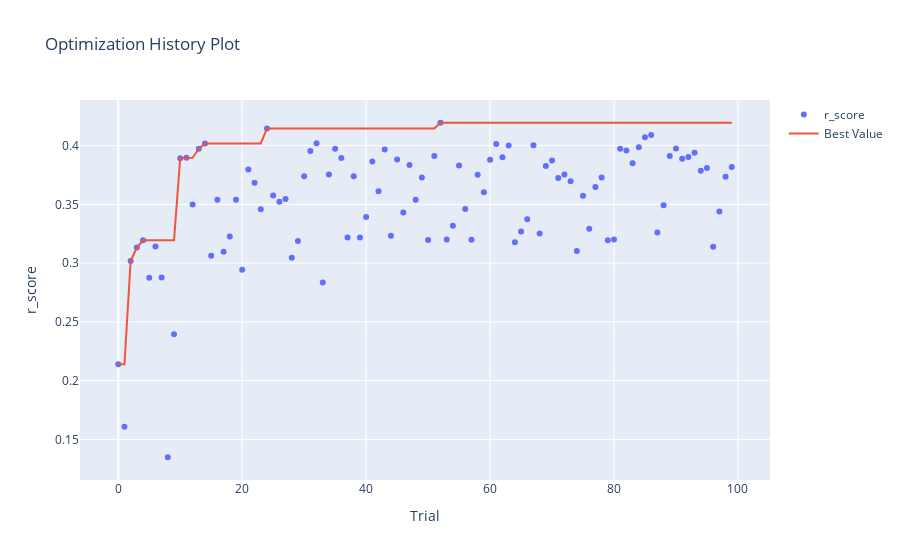

Source (notebook cell):
### Code cell
%%time
# create study set
study = optuna.create_study(study_name="gbr", direction="maximize", sampler=sampler)
# try optimization multiple times
study.optimize(optuna_gbr, n_trials=100)

clear_output(wait=False)

best_hyperparameters = study.best_params
print(f"\tparams: {best_hyperparameters}")
optuna.visualization.plot_optimization_history(study, target_name="r_score")
